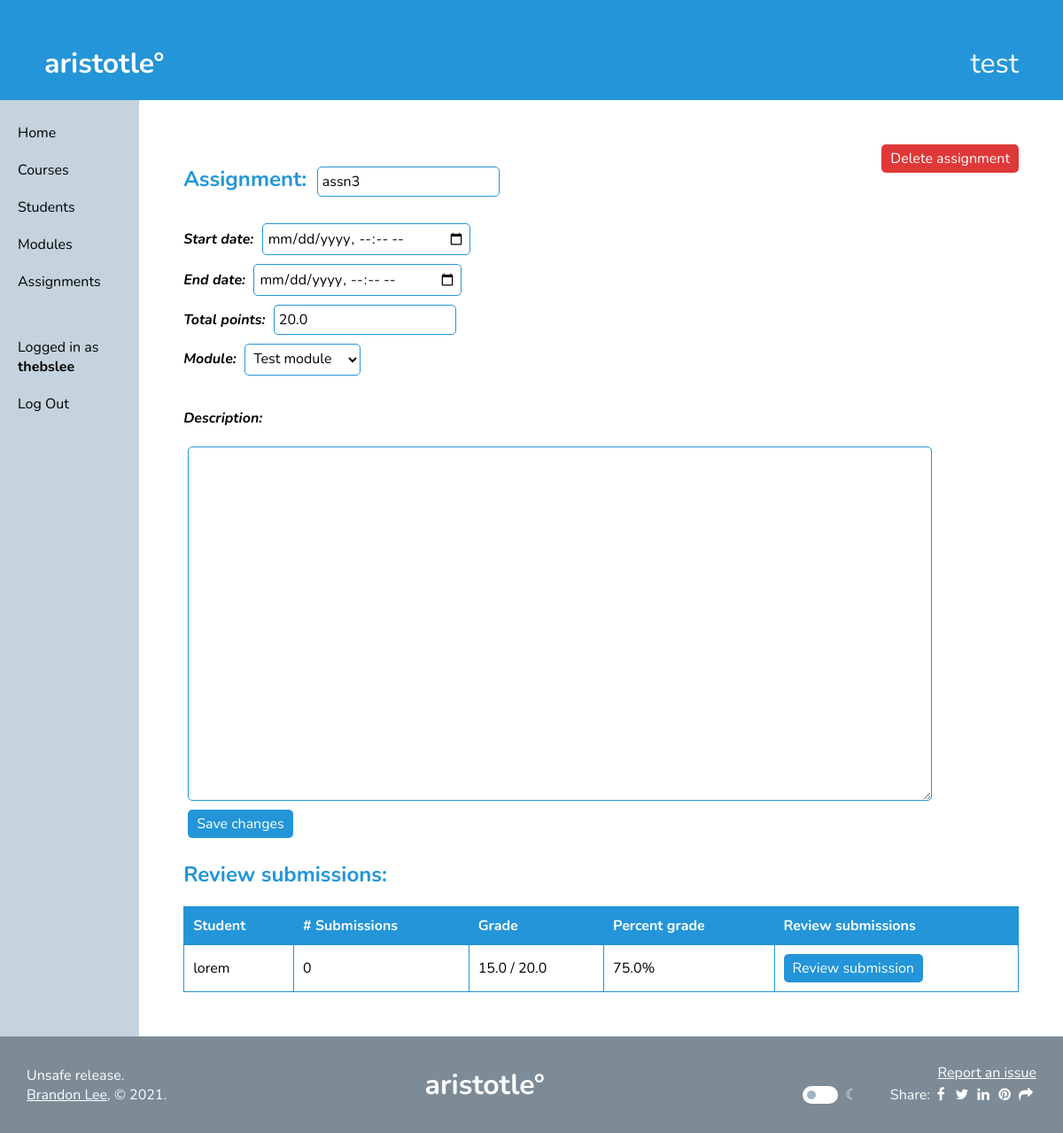
/forum/assignments/3 (signed in), run on an earlier commit of the app's database.
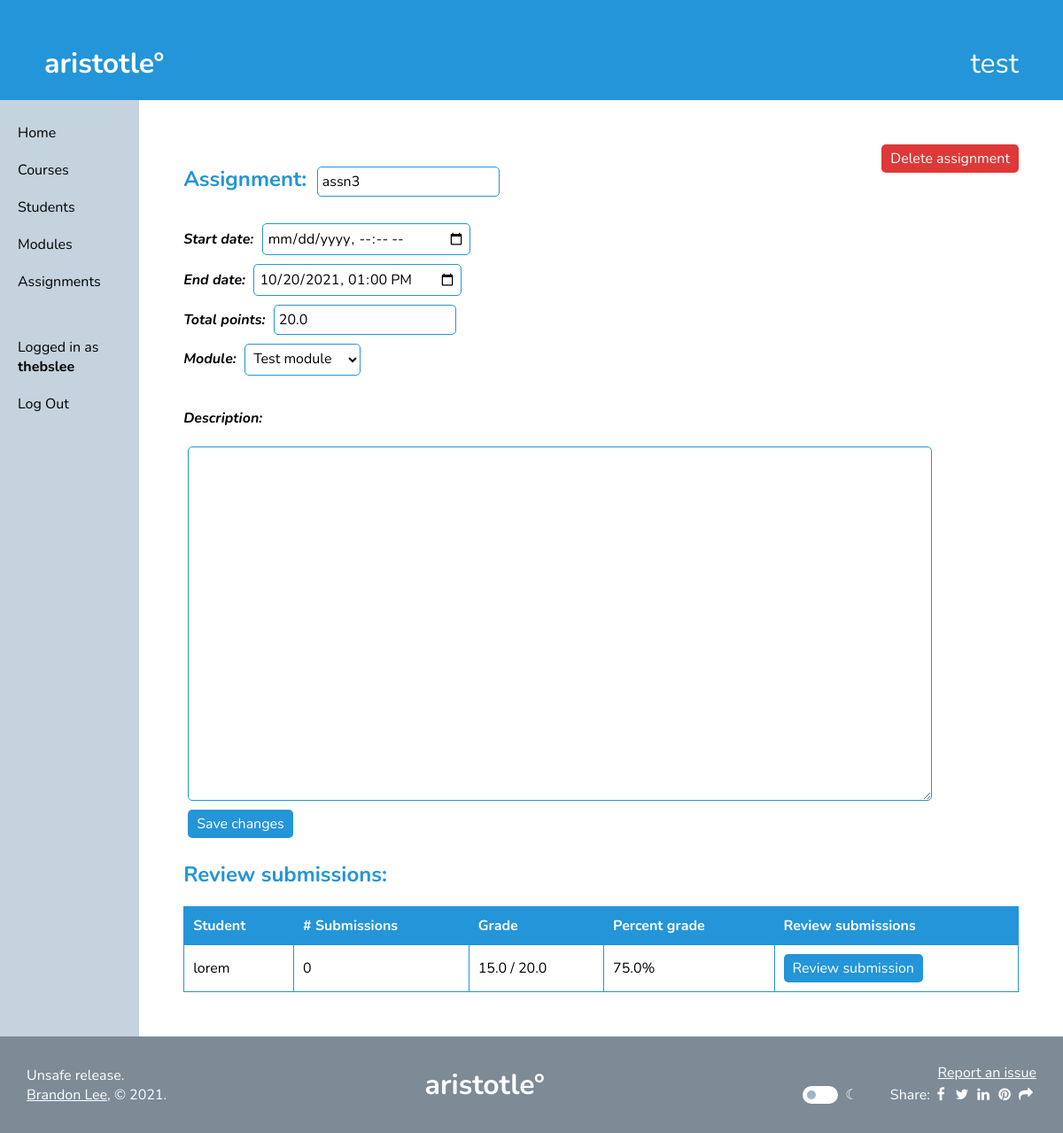
And on a later commit of the database.
### forum/models.py (models this page shows)
class Course(models.Model):
    name = models.CharField(max_length=100)
    owner = models.ForeignKey(
        settings.AUTH_USER_MODEL,
        on_delete=models.CASCADE,
        related_name='course_of_owner'
    )
    students = models.ManyToManyField(
        settings.AUTH_USER_MODEL,
        related_name='course_of_student',
        blank=True
    )
    uuid = models.UUIDField(
        default=uuid.uuid4,
        editable=False
    )

class Assignment(models.Model):
    course = models.ForeignKey(
        Course,
        on_delete=models.CASCADE,
        related_name='assignments_of_course'
    )
    module = models.ForeignKey(
        AssignmentModule,
        on_delete=models.CASCADE,
        related_name='assignments_of_module',
        null=True
    )
    title = models.CharField(max_length=100)
    start_datetime = models.DateTimeField(null=True, blank=True)
    end_datetime = models.DateTimeField(null=True, blank=True)
    description = models.TextField(max_length=10000, blank=True)
    total_points = models.FloatField(null=True, blank=True)

class AssignmentModule(models.Model):
    name = models.CharField(max_length=100)
    course = models.ForeignKey(
        Course,
        on_delete=models.CASCADE
    )
    class Meta:
        constraints = [
            models.UniqueConstraint(
                fields=['name', 'course'],
                name='unique name'
            )
        ]

class Grade(models.Model):
    student = models.ForeignKey(
        settings.AUTH_USER_MODEL,
        on_delete=models.CASCADE,
        related_name="grade_of_student"
    )
    assignment = models.ForeignKey(
        Assignment,
        on_delete=models.CASCADE,
        related_name="grade_of_assignment"
    )
    earned_points = models.FloatField(null=True, blank=True)
    feedback = models.CharField(max_length=1000, null=True, blank=True)

### forum/views.py (the view, shortened to what this page needs)
# urls.py: path('assignments/<assignment_id>', views.assignmentdetails, name='assignmentdetails'),
def assignmentdetails(request, assignment_id):
    if not request.user.is_authenticated:
        return redirect('home')
    context = alwaysContext(request)
    assignment = Assignment.objects.get(id=assignment_id)
    course = Course.objects.filter(id=request.session.get('selected_course_id')).first()
    if course != assignment.course:
        return redirect('home')
    context["assignment"] = assignment
    context["modulename"] = assignment.module.name if assignment.module else "No module"
    course = Course.objects.filter(id=request.session.get('selected_course_id')).first()
    if (course.owner == request.user):
        context["students"] = []
        for student in User.objects.filter(course_of_student=course):
            context["students"].append(SubmissionRow(student, assignment))
        context["modules"] = [module.name for module in AssignmentModule.objects.filter(course=course)]
        return render(request, "assignmentdetails_teacher.html", context)

### forum/views.py (called while the page is built)
def alwaysContext(request):
    return {
        "username": request.user.username,
        "selected_course": Course.objects.filter(id=request.session.get('selected_course_id')).first()
    }

### forum/templates/assignmentdetails_teacher.html (shortened to what this page needs)
{% extends 'base.html' %}
{% load static %}
{% block content %}
<form action="{% url 'forum:assignmentdetails' assignment.id %}" method="POST">
    <div style="display: flex; flex-direction: row; justify-content: space-between;">
        <div>
            <h2>Assignment: <input name="title" type="text" value="{{assignment.title}}"></input></h2>
            <p><i>
                <b>Start date: </b><input name="start" type="datetime-local" value="{{assignment.start_datetime|date:'Y-m-d\TH:i'}}"></input><br>
                <b>End date: </b><input name="end" type="datetime-local" value="{{assignment.end_datetime|date:'Y-m-d\TH:i'}}"></input><br>
                <b>Total points: </b><input name="points" type="number" value="{{assignment.total_points}}"></input><br>
                <b>Module: <select name="module">
                    {% for assnmodule in modules %}
                    <option value="{{assnmodule}}"{% if modulename == assnmodule %}selected{% endif %}>{{assnmodule}}</option>
                    {% endfor %}
                </select></b>
            </i></p>
        </div>
        <div class="button" onclick="delete_assn()" style="height: fit-content; background-color: var(--button-red);">Delete assignment</div>
    </div>
    <p><b><i>Description:</i></b></p>
    <textarea name="description">{{assignment.description}}</textarea>
    <br>
    <input type="submit" value="Save changes">&nbsp;&nbsp;&nbsp;&nbsp;
</form>
<h2>Review submissions:</h2>
<table>
    <tr>
        <th>Student</th>
        <th># Submissions</th>
        <th>Grade</th>
        <th>Percent grade</th>
        <th>Review submissions</th>
    </tr>
    {% for student in students %}
    <tr>
        <td>{{student.username}}</td>
        <td>{{student.nosubmissions}}</td>
        <td>
            {% if student.grade != None %}{{student.grade}}{% else %}--{% endif %}
            / {% if assignment.total_points != None %}{{assignment.total_points}}{% else %}--{% endif %}
        </td>
        <td>{{student.percentgrade}}%</td>
        <td><a href="{{student.link}}"><div class="button">Review submission</div></a></td>
    </tr>
    {% endfor %}
</table>
<link rel="stylesheet" href="{% static 'css/table.css' %}">
{% endblock %}

### templates/base.html (shortened to what this page needs)
{% load static %}
<html>
    <head>
        <link rel="stylesheet" href="{% static 'css/main.css' %}">
    </head>
    <body>
        <a href="{% url 'home' %}">
            <div id=pagehead>
                <div style="display:flex; flex-direction: row; align-items: center;">
                    aristotle°
                </div>
                <div style="font-weight: normal">
                    {{selected_course.name}}
                </div>
            </div>
        </a>
        <div id="fullcontainer">
            {% if username %}
            <div id="navbar">
                <ul>
                    <a href="{% url 'home' %}"><li>Home</li></a>
                    <a href="{% url 'forum:courses' %}"><li>Courses</li></a>
                    {% if selected_course %}
                    {% if selected_course.owner == request.user %}<a href="{% url 'forum:students' %}"><li>Students</li></a>{% endif %}
                    <a href="{% url 'forum:modules' %}"><li>Modules</li></a>
                    <a href="{% url 'forum:assignments' %}"><li>Assignments</li></a>
                    {% endif %}
                </ul>
                <ul>
                    <li>Logged in as <b>{{username}}</b></li>
                    <a href="{% url 'authentication:logout' %}"><li>Log Out</li></a>
                </ul>
            </div>
            {% endif %}
            <div id="content">
                {% block content %}
                {% endblock %}
            </div>
        </div>
        <div id="pagefoot">
            <span>Unsafe release.<br><a href="http://brandonssandbox.com" style="color:var(--always-white); text-decoration: underline;">Brandon Lee</a>, &#169; 2021.</span>
            <a href="{% url 'home' %}" style="font-size: xx-large; font-weight: bold; color: white">aristotle°</a>
            <div>
                <div style="text-align: right;"><a href="https://github.com/dabslee/aristotle/issues" style="color:var(--always-white); text-decoration: underline;">Report an issue</a></div>
                <div>
                    <div class="theme-switch-wrapper">
                        <label class="theme-switch" for="checkbox">
                            <div class="slider round"></div>
                        </label>
                    <div style="font-style: normal;">&ensp;&#9790;</div>
                    <link rel="stylesheet" href="{% static 'css/themeswitcher.css' %}">
                    &ensp;&ensp;&ensp;&ensp;
                    Share: <link rel="stylesheet" href="https://cdnjs.cloudflare.com/ajax/libs/font-awesome/4.7.0/css/font-awesome.min.css"><div id='shareLinks' style='display:flex;flex-direction:row;font-size: 16px;'> <a id="Facebook-share-icon" class="fa fa-facebook" target="_blank"></a> <a id="Twitter-share-icon" class="fa fa-twitter" target="_blank"></a> <a id="LinkedIn-share-icon" class="fa fa-linkedin" target="_blank"></a> <a id="Pinterest-share-icon" class="fa fa-pinterest" target="_blank"></a> <a class="fa fa-share" href="javascript:void(0);" onclick="copyUrlToClipboard()"></a> </div>
                </div>
            </div>
        </div>
    </body>
</html>

### static/css/main.css (style rules this page uses)
:root { --aristotle-blue: #2395d8; --aristotle-blue-text: #2395d8; --light-aristotle-blue: #daf1ff; --fog-gray: #c4d3dd; --dark-fog-gray: #a0b5c4; --extra-dark-fog-gray: #7c8b96; --main-font: 'Nunito'; --main-margin: 50px; --transition-time: 0.2s; --button-green: #33aa33; --button-red: #df3838; --white-text: white; --black-text: black; --main-background: white; --main-background-overlay: rgba(255, 255, 255, 0.7); --input-background: white; --always-white: white; --muted-gray: #eee; }
html { background-color: var(--main-background); transition: var(--transition-time); }
body { background-color: var(--main-background); font-family: var(--main-font); margin: 0px; display: flex; height: 100%; flex-direction: column; color: var(--black-text); transition: var(--transition-time); }
#pagehead { color: var(--always-white); background-color: var(--aristotle-blue); font-size: xx-large; font-weight: bold; padding: var(--main-margin); padding-bottom: 20px; justify-content: space-between; display: flex; flex-direction: row; transition: var(--transition-time); }
a { text-decoration: none; }
#fullcontainer { background-color: var(--main-background); display: flex; flex-direction: row; flex: 1; }
#pagefoot { display: flex; flex-direction: row; padding: 30px; min-height: fit-content; align-items: center; justify-content: space-between; color: var(--always-white); background-color: var(--extra-dark-fog-gray); transition: var(--transition-time); }
#content { background-color: var(--main-background); margin: var(--main-margin); width: 100%; height: fit-content; }
#navbar { background-color: var(--fog-gray); height: 100%; display: flex; flex-direction: column; width: 200px; transition: var(--transition-time); }
#navbar ul { list-style-type: none; padding-left: 0; }
#navbar li { padding: 10px 20px; color: var(--black-text); }
#navbar a li { cursor: pointer; }
h2 { color: var(--aristotle-blue-text); }
#fullcontainer a { color: var(--aristotle-blue-text); text-decoration: none; }
textarea, select, input { font-family: 'Nunito'; font-size: medium; padding: 5px; border: solid 1px var(--aristotle-blue); margin: 5px; border-radius: 5px; background-color: var(--input-background); color: var(--black-text); }
textarea { min-height: 50vh; min-width: 70vw; padding: 10px; }
.button, button, input[type=submit] { border: none; padding: 5px 10px; border-radius: 5px; background-color: var(--aristotle-blue); color: white; cursor: pointer; font-size: 16px; font-family: var(--main-font); width: fit-content; }

### static/css/table.css (style rules this page uses)
table { width: 100%; border-collapse: collapse; }
td, th { border: solid 1px var(--aristotle-blue); padding: 10px; }
th { background-color: var(--aristotle-blue); color: white; text-align: left; }

### static/css/themeswitcher.css (style rules this page uses)
.theme-switch-wrapper { display: flex; align-items: center; }
.theme-switch { display: inline-block; height: 20px; position: relative; width: 40px; }
.slider { background-color: white; bottom: 0; cursor: pointer; left: 0; position: absolute; right: 0; top: 0; transition: var(--transition-time); }
.slider:before { background-color: var(--dark-fog-gray); bottom: 5px; content: ""; height: 10px; left: 5px; position: absolute; transition: .4s; width: 10px; }
.slider.round { border-radius: 34px; }
.slider.round:before { border-radius: 50%; }

### templates/base.html (style rules this page uses)
.fa { text-decoration: none; color: #ffffff; border-radius: 0%; padding: 2px; padding-top: 5px; padding-bottom: -1px; margin: 0 0px; width: 20px; height: 20px; text-align: center; }

What changed in the data, as far as the page shows it:
changed Assignment "assn3": end (not shown) → "10/20/2021 13:00"
